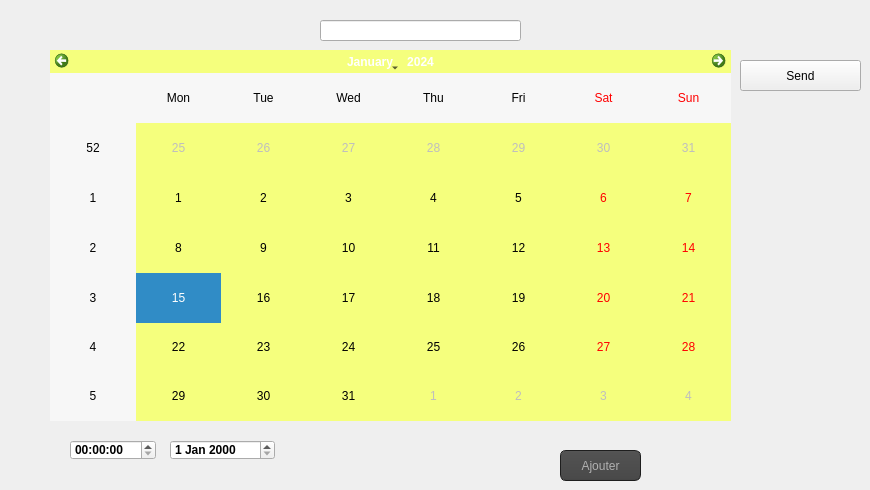
    <widget class="QWidget" name="tab_19">
     <attribute name="title">
      <string>Calendar</string>
     </attribute>
     <widget class="QCalendarWidget" name="calendarWidget">
      <property name="geometry">
       <rect>
        <x>50</x>
        <y>50</y>
        <width>681</width>
        <height>371</height>
       </rect>
      </property>
      <property name="styleSheet">
       <string notr="true">background-color: rgb(245, 255, 125);</string>
      </property>
     </widget>
     <widget class="QPushButton" name="pushButton_ajouter_5">
      <property name="geometry">
       <rect>
        <x>560</x>
        <y>450</y>
        <width>81</width>
        <height>31</height>
       </rect>
      </property>
      <property name="font">
       <font>
        <pointsize>-1</pointsize>
       </font>
      </property>
      <property name="styleSheet">
       <string notr="true">QToolTip
{
     border: 1px solid black;
     background-color: #ffa02f;
     padding: 1px;
     border-radius: 3px;
     opacity: 100;
}

QWidget
{
    color: #b1b1b1;
    background-color: #323232;
}

QWidget:item:hover
{
    background-color: QLinearGradient( x1: 0, y1: 0, x2: 0, y2: 1, stop: 0 #ffa02f, stop: 1 #ca0619);
    color: #000000;
}

QWidget:item:selected
{
    background-color: QLinearGradient( x1: 0, y1: 0, x2: 0, y2: 1, stop: 0 #ffa02f, stop: 1 #d7801a);
}

QMenuBar::item
{
    background: transparent;
}

QMenuBar::item:selected
{
    background: transparent;
    border: 1px solid #ffaa00;
}

QMenuBar::item:pressed
{
    background: #444;
    border: 1px solid #000;
    background-color: QLinearGradient(
        x1:0, y1:0,
        x2:0, y2:1,
        stop:1 #212121,
        stop:0.4 #343434/*,
        stop:0.2 #343434,
        stop:0.1 #ffaa00*/
    );
    margin-bottom:-1px;
    padding-bottom:1px;
}

QMenu
{
    border: 1px solid #000;
}

QMenu::item
{
    padding: 2px 20px 2px 20px;
}

QMenu::item:selected
{
    color: #000000;
}

QWidget:disabled
{
    color: #404040;
    background-color: #323232;
}

QAbstractItemView
{
    background-color: QLinearGradient( x1: 0, y1: 0, x2: 0, y2: 1, stop: 0 #4d4d4d, stop: 0.1 #646464, stop: 1 #5d5d5d);
}

QWidget:focus
{
    /*border: 2px solid QLinearGradient( x1: 0, y1: 0, x2: 0, y2: 1, stop: 0 #ffa02f, stop: 1 #d7801a);*/
}

QLineEdit
{
    background-color: QLinearGradient( x1: 0, y1: 0, x2: 0, y2: 1, stop: 0 #4d4d4d, stop: 0 #646464, stop: 1 #5d5d5d);
    padding: 1px;
    border-style: solid;
    border: 1px solid #1e1e1e;
    border-radius: 5;
}

QPushButton
{
    color: #b1b1b1;
    background-color: QLinearGradient( x1: 0, y1: 0, x2: 0, y2: 1, stop: 0 #565656, stop: 0.1 #525252, stop: 0.5 #4e4e4e, stop: 0.9 #4a4a4a, stop: 1 #464646);
    border-width: 1px;
    border-color: #1e1e1e;
    border-style: solid;
    border-radius: 6;
    padding: 3px;
    font-size: 12px;
    padding-left: 5px;
    padding-right: 5px;
}

QPushButton:pressed
{
    background-color: QLinearGradient( x1: 0, y1: 0, x2: 0, y2: 1, stop: 0 #2d2d2d, stop: 0.1 #2b2b2b, stop: 0.5 #292929, stop: 0.9 #282828, stop: 1 #252525);
}

QComboBox
{
    selection-background-color: #ffaa00;
    background-color: QLinearGradient( x1: 0, y1: 0, x2: 0, y2: 1, stop: 0 #565656, stop: 0.1 #525252, stop: 0.5 #4e4e4e, stop: 0.9 #4a4a4a, stop: 1 #464646);
    border-style: solid;
    border: 1px solid #1e1e1e;
    border-radius: 5;
}

QComboBox:hover,QPushButton:hover
{
    border: 2px solid QLinearGradient( x1: 0, y1: 0, x2: 0, y2: 1, stop: 0 #ffa02f, stop: 1 #d7801a);
}


QComboBox:on
{
    padding-top: 3px;
    padding-left: 4px;
    background-color: QLinearGradient( x1: 0, y1: 0, x2: 0, y2: 1, stop: 0 #2d2d2d, stop: 0.1 #2b2b2b, stop: 0.5 #292929, stop: 0.9 #282828, stop: 1 #252525);
    selection-background-color: #ffaa00;
}

QComboBox QAbstractItemView
{
    border: 2px solid darkgray;
    selection-background-color: QLinearGradient( x1: 0, y1: 0, x2: 0, y2: 1, stop: 0 #ffa02f, stop: 1 #d7801a);
}

QComboBox::drop-down
{
     subcontrol-origin: padding;
     subcontrol-position: top right;
     width: 15px;

     border-left-width: 0px;
     border-left-color: darkgray;
     border-left-style: solid; /* just a single line */
     border-top-right-radius: 3px; /* same radius as the QComboBox */
     border-bottom-right-radius: 3px;
 }

QComboBox::down-arrow
{
     image: url(:/down_arrow.png);
}

QGroupBox:focus
{
border: 2px solid QLinearGradient( x1: 0, y1: 0, x2: 0, y2: 1, stop: 0 #ffa02f, stop: 1 #d7801a);
}

QTextEdit:focus
{
    border: 2px solid QLinearGradient( x1: 0, y1: 0, x2: 0, y2: 1, stop: 0 #ffa02f, stop: 1 #d7801a);
}

QScrollBar:horizontal {
     border: 1px solid #222222;
     background: QLinearGradient( x1: 0, y1: 0, x2: 0, y2: 1, stop: 0.0 #121212, stop: 0.2 #282828, stop: 1 #484848);
     height: 7px;
     margin: 0px 16px 0 16px;
}

QScrollBar::handle:horizontal
{
      background: QLinearGradient( x1: 0, y1: 0, x2: 1, y2: 0, stop: 0 #ffa02f, stop: 0.5 #d7801a, stop: 1 #ffa02f);
      min-height: 20px;
      border-radius: 2px;
}

QScrollBar::add-line:horizontal {
      border: 1px solid #1b1b19;
      border-radius: 2px;
      background: QLinearGradient( x1: 0, y1: 0, x2: 1, y2: 0, stop: 0 #ffa02f, stop: 1 #d7801a);
      width: 14px;
      subcontrol-position: right;
      subcontrol-origin: margin;
}

QScrollBar::sub-line:horizontal {
      border: 1px solid #1b1b19;
      border-radius: 2px;
      background: QLinearGradient( x1: 0, y1: 0, x2: 1, y2: 0, stop: 0 #ffa02f, stop: 1 #d7801a);
      width: 14px;
     subcontrol-position: left;
     subcontrol-origin: margin;
}

QScrollBar::right-arrow:horizontal, QScrollBar::left-arrow:horizontal
{
      border: 1px solid black;
      width: 1px;
      height: 1px;
      background: white;
}

QScrollBar::add-page:horizontal, QScrollBar::sub-page:horizontal
{
      background: none;
}

QScrollBar:vertical
{
      background: QLinearGradient( x1: 0, y1: 0, x2: 1, y2: 0, stop: 0.0 #121212, stop: 0.2 #282828, stop: 1 #484848);
      width: 7px;
      margin: 16px 0 16px 0;
      border: 1px solid #222222;
}

QScrollBar::handle:vertical
{
      background: QLinearGradient( x1: 0, y1: 0, x2: 0, y2: 1, stop: 0 #ffa02f, stop: 0.5 #d7801a, stop: 1 #ffa02f);
      min-height: 20px;
      border-radius: 2px;
}

QScrollBar::add-line:vertical
{
      border: 1px solid #1b1b19;
      border-radius: 2px;
      background: QLinearGradient( x1: 0, y1: 0, x2: 0, y2: 1, stop: 0 #ffa02f, stop: 1 #d7801a);
      height: 14px;
      subcontrol-position: bottom;
      subcontrol-origin: margin;
}

QScrollBar::sub-line:vertical
{
      border: 1px solid #1b1b19;
      border-radius: 2px;
      background: QLinearGradient( x1: 0, y1: 0, x2: 0, y2: 1, stop: 0 #d7801a, stop: 1 #ffa02f);
      height: 14px;
      subcontrol-position: top;
      subcontrol-origin: margin;
}

QScrollBar::up-arrow:vertical, QScrollBar::down-arrow:vertical
{
      border: 1px solid black;
      width: 1px;
      height: 1px;
      background: white;
}


QScrollBar::add-page:vertical, QScrollBar::sub-page:vertical
{
      background: none;
}

QTextEdit
{
    background-color: #242424;
}

QPlainTextEdit
{
    background-color: #242424;
}

QHeaderView::section
{
    background-color: QLinearGradient(x1:0, y1:0, x2:0, y2:1, stop:0 #616161, stop: 0.5 #505050, stop: 0.6 #434343, stop:1 #656565);
    color: white;
    padding-left: 4px;
    border: 1px solid #6c6c6c;
}

QCheckBox:disabled
{
color: #414141;
}

QDockWidget::title
{
    text-align: center;
    spacing: 3px; /* spacing between items in the tool bar */
    background-color: QLinearGradient(x1:0, y1:0, x2:0, y2:1, stop:0 #323232, stop: 0.5 #242424, stop:1 #323232);
}

QDockWidget::close-button, QDockWidget::float-button
{
    text-align: center;
    spacing: 1px; /* spacing between items in the tool bar */
    background-color: QLinearGradient(x1:0, y1:0, x2:0, y2:1, stop:0 #323232, stop: 0.5 #242424, stop:1 #323232);
}

QDockWidget::close-button:hover, QDockWidget::float-button:hover
{
    background: #242424;
}

QDockWidget::close-button:pressed, QDockWidget::float-button:pressed
{
    padding: 1px -1px -1px 1px;
}

QMainWindow::separator
{
    background-color: QLinearGradient(x1:0, y1:0, x2:0, y2:1, stop:0 #161616, stop: 0.5 #151515, stop: 0.6 #212121, stop:1 #343434);
    color: white;
    padding-left: 4px;
    border: 1px solid #4c4c4c;
    spacing: 3px; /* spacing between items in the tool bar */
}

QMainWindow::separator:hover
{

    background-color: QLinearGradient(x1:0, y1:0, x2:0, y2:1, stop:0 #d7801a, stop:0.5 #b56c17 stop:1 #ffa02f);
    color: white;
    padding-left: 4px;
    border: 1px solid #6c6c6c;
    spacing: 3px; /* spacing between items in the tool bar */
}

QToolBar::handle
{
     spacing: 3px; /* spacing between items in the tool bar */
     background: url(:/images/handle.png);
}

QMenu::separator
{
    height: 2px;
    background-color: QLinearGradient(x1:0, y1:0, x2:0, y2:1, stop:0 #161616, stop: 0.5 #151515, stop: 0.6 #212121, stop:1 #343434);
    color: white;
    padding-left: 4px;
    margin-left: 10px;
    margin-right: 5px;
}

QProgressBar
{
    border: 2px solid grey;
    border-radius: 5px;
    text-align: center;
}

QProgressBar::chunk
{
    background-color: #d7801a;
    width: 2.15px;
    margin: 0.5px;
}

QTabBar::tab {
    color: #b1b1b1;
    border: 1px solid #444;
    border-bottom-style: none;
    background-color: #323232;
    padding-left: 10px;
    padding-right: 10px;
    padding-top: 3px;
    padding-bottom: 2px;
    margin-right: -1px;
}

QTabWidget::pane {
    border: 1px solid #444;
    top: 1px;
}

QTabBar::tab:last
{
    margin-right: 0; /* the last selected tab has nothing to overlap with on the right */
    border-top-right-radius: 3px;
}

QTabBar::tab:first:!selected
{
 margin-left: 0px; /* the last selected tab has nothing to overlap with on the right */


    border-top-left-radius: 3px;
}

QTabBar::tab:!selected
{
    color: #b1b1b1;
    border-bottom-style: solid;
    margin-top: 3px;
    background-color: QLinearGradient(x1:0, y1:0, x2:0, y2:1, stop:1 #212121, stop:.4 #343434);
}

QTabBar::tab:selected
{
    border-top-left-radius: 3px;
    border-top-right-radius: 3px;
    margin-bottom: 0px;
}

QTabBar::tab:!selected:hover
{
    /*border-top: 2px solid #ffaa00;
    padding-bottom: 3px;*/
    border-top-left-radius: 3px;
    border-top-right-radius: 3px;
    background-color: QLinearGradient(x1:0, y1:0, x2:0, y2:1, stop:1 #212121, stop:0.4 #343434, stop:0.2 #343434, stop:0.1 #ffaa00);
}

QRadioButton::indicator:checked, QRadioButton::indicator:unchecked{
    color: #b1b1b1;
    background-color: #323232;
    border: 1px solid #b1b1b1;
    border-radius: 6px;
}

QRadioButton::indicator:checked
{
    background-color: qradialgradient(
        cx: 0.5, cy: 0.5,
        fx: 0.5, fy: 0.5,
        radius: 1.0,
        stop: 0.25 #ffaa00,
        stop: 0.3 #323232
    );
}

QCheckBox::indicator{
    color: #b1b1b1;
    background-color: #323232;
    border: 1px solid #b1b1b1;
    width: 9px;
    height: 9px;
}

QRadioButton::indicator
{
    border-radius: 6px;
}

QRadioButton::indicator:hover, QCheckBox::indicator:hover
{
    border: 1px solid #ffaa00;
}

QCheckBox::indicator:checked
{
    image:url(:/images/checkbox.png);
}

QCheckBox::indicator:disabled, QRadioButton::indicator:disabled
{
    border: 1px solid #444;
}</string>
      </property>
      <property name="text">
       <string>Ajouter</string>
      </property>
     </widget>
     <widget class="QLineEdit" name="les_jours">
      <property name="geometry">
       <rect>
        <x>320</x>
        <y>20</y>
        <width>201</width>
        <height>21</height>
       </rect>
      </property>
     </widget>
     <widget class="QDateEdit" name="ent_date_Aj">
      <property name="geometry">
       <rect>
        <x>170</x>
        <y>440</y>
        <width>105</width>
        <height>20</height>
       </rect>
      </property>
      <property name="font">
       <font>
        <weight>75</weight>
        <bold>true</bold>
       </font>
      </property>
     </widget>
     <widget class="QTimeEdit" name="ent_time_aj">
      <property name="geometry">
       <rect>
        <x>70</x>
        <y>440</y>
        <width>86</width>
        <height>20</height>
       </rect>
      </property>
      <property name="font">
       <font>
        <weight>75</weight>
        <bold>true</bold>
       </font>
      </property>
     </widget>
     <widget class="QPushButton" name="sendBtn_4">
      <property name="geometry">
       <rect>
        <x>740</x>
        <y>60</y>
        <width>121</width>
        <height>31</height>
       </rect>
      </property>
      <property name="styleSheet">
       <string notr="true">border-bottom-color: rgb(0, 0, 0);</string>
      </property>
      <property name="text">
       <string>Send</string>
      </property>
     </widget>
    </widget>
